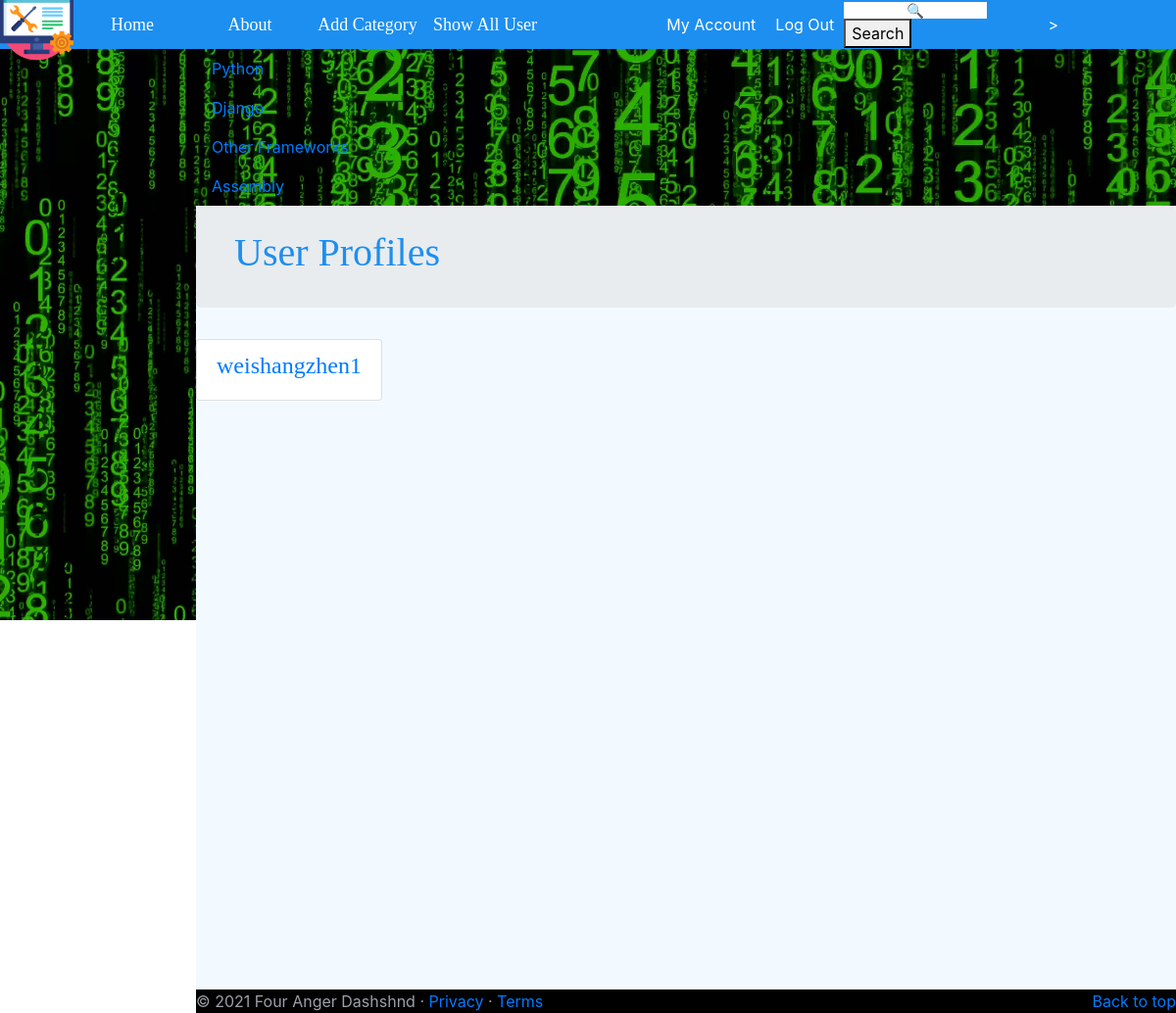
Screenshot of /rango/profiles/ (signed in) with the database file from the repository.
### rango/models.py (models this page shows, shortened)
class Category(models.Model):
    NAME_MAX_LENGTH = 128
    name = models.CharField(max_length=NAME_MAX_LENGTH, unique=True)
    views = models.IntegerField(default=0)
    likes = models.IntegerField(default=0)
    slug = models.SlugField(unique=True)
    class Meta:
        verbose_name_plural = 'Categories'

class UserProfile(models.Model):
    user =models.OneToOneField(User, on_delete=models.CASCADE)
    website=models.URLField(blank=True)
    picture=models.ImageField(upload_to='profile_images',blank=True)
    type=models.IntegerField(default=0);

### rango/views.py (the view)
# urls.py: path('profiles/', views.ListProfilesView.as_view(), name='list_profiles'),
class ListProfilesView(View):
    @method_decorator(login_required)
    def get(self, request):
        profiles = UserProfile.objects.all()
        return render(request,'rango/list_profiles.html',{'user_profile_list': profiles})

### rango/templatetags/rango_template_tags.py (called while the page is built)
@register.inclusion_tag('rango/categories.html')
def get_category_list(current_category=None):
    return {'categories': Category.objects.all(),
            'current_category': current_category}

### templates/rango/list_profiles.html (shortened to what this page needs)
{% extends 'rango/base.html' %}
{% load staticfiles %}
{% block body_block %}
    <div class="jumbotron p-4">
        <div class="container">
            <h1 class="jumbotron-heading">User Profiles</h1>
        </div>
    </div>
    <div class="container">
        <div class="row">
            {% if user_profile_list %}
                <div class="panel-body">
                    <div class="list-group">
                        {% for list_user in user_profile_list %}
                            <div class="list-group-item">
                                <h4 class="list-group-item-heading">
                                    <a href="{% url 'rango:profile' list_user.user.username %}">
                                        {{ list_user.user.username }}
                                    </a>
                                </h4>
                            </div>
                        {% endfor %}
                    </div>
                </div>
            {% else %}
                <p>There are no users present on Rango.</p>
            {% endif %}
        </div>
    </div>
{% endblock %}

### templates/rango/categories.html (shortened to what this page needs)
<ul class="nav flex-column">
    {% if categories %}
        {% for c in categories %}
            {% if c == current_category %}
                <li class="nav-item">
                    <strong><a class="nav-link active" href="{% url 'rango:show_category' c.slug %}">
                        <span data-feather="archive"></span>{{ c.name }}</a>
                    </strong>
                </li>
            {% else %}
                <li class="nav-item">
                    <a class="nav-link" href="{% url 'rango:show_category' c.slug %}">
                        {{ c.name }}
                    </a>
                </li>
            {% endif %}
        {% endfor %}
    {% else %}
        <li class="nav-item">There are no categories present.</li>
    {% endif %}
</ul>

### static/css/base_styles.css (style rules this page uses)
:root { --base-color: #1d8ff0; --base-background: #ebebeb; --lowlight-subtle: #2E2F33; --highlight-subtle: #9DA0A7; --highlight-medium: #C46B63; --highlight-strong: #FF1493; --highlight-alt: #40d9ff; --foreground-alt: #ffffff; --body-background: #c7c9ce; --header-font:"arial"; --header-small-height: 50px; --footer-height: 100px; }
html, body { height: 100%; }
body { padding-left: 200px; margin: 0; font-family: robotolight, sans-serif; color: var(--base-color); background-color: var(--base-background); background-image: url(../images/background.jpg); background-size: 100%; background-repeat: no-repeat; background-attachment: fixed; }
h1, h2, h3, h4, h5, h6 { font-family: 'Roboto Slab', serif; color: var(--base-color); }
ul { list-style: none; padding-left: 0; margin: 0px; }

### templates/rango/base.html (style rules this page uses)
body { background-image: url('../../static/images/background.jpg'); }

### rows the page displays
Category: name "Python"
Category: name "Django"
Category: name "Other Frameworks"
Category: name "Assembly"
UserProfile: user.username "weishangzhen1"
